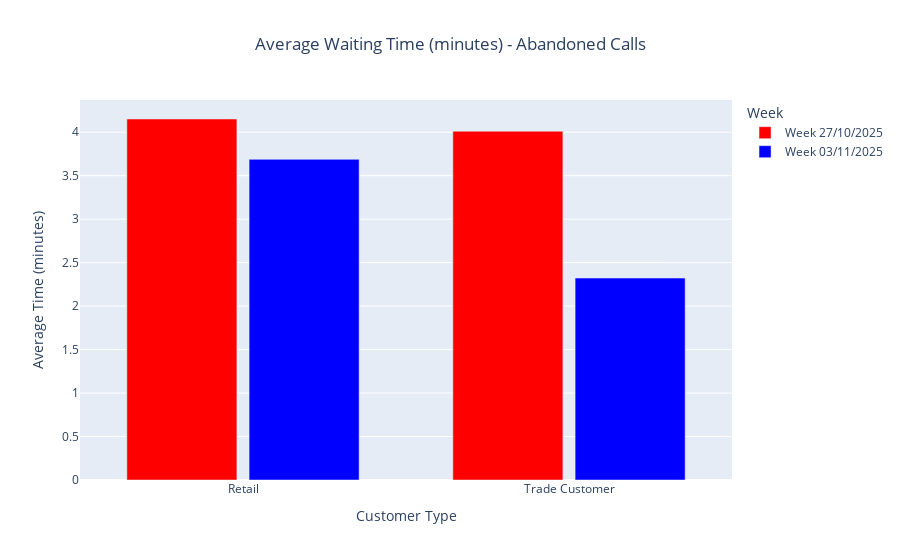

Notebook code cell kept with this figure:
### Markdown cell above
## Step 4: Average Waiting Time Analysis

Visualize average waiting time for abandoned calls

### Code cell
# Generate average waiting time plot for abandoned calls
fig_waiting = plot_avg_waiting_time(
    df=abandoned_calls,
    waiting_col="Waiting Time",
    type_col="Type",
    week_col="week",
    types=CUSTOMER_TYPES,
    weeks=WEEKS_TO_COMPARE,
    title="Average Waiting Time (minutes) - Abandoned Calls"
)

fig_waiting.show()

### Figure 1 — Plotly figure (JSON) as saved in the notebook; plotly's stock layout.template omitted (floating-point values rounded to 4 significant figures)
{"data": [{"customdata": [[394], [38]], "hovertemplate": "Type: %{x}<br>Week 27/10/2025<br>Avg Waiting Time: %{y:.2f} min<br>Total Calls: %{customdata[0]}<extra></extra>", "marker": {"color": "red"}, "name": "Week 27/10/2025", "type": "bar", "x": ["Retail", "Trade Customer"], "y": [4.152, 4.011]}, {"customdata": [[260], [26]], "hovertemplate": "Type: %{x}<br>Week 03/11/2025<br>Avg Waiting Time: %{y:.2f} min<br>Total Calls: %{customdata[0]}<extra></extra>", "marker": {"color": "blue"}, "name": "Week 03/11/2025", "type": "bar", "x": ["Retail", "Trade Customer"], "y": [3.688, 2.322]}], "layout": {"bargap": 0.25, "bargroupgap": 0.1, "barmode": "group", "hovermode": "x", "legend": {"title": {"text": "Week"}}, "title": {"text": "Average Waiting Time (minutes) - Abandoned Calls", "x": 0.5}, "xaxis": {"title": {"text": "Customer Type"}}, "yaxis": {"title": {"text": "Average Time (minutes)"}}}}
